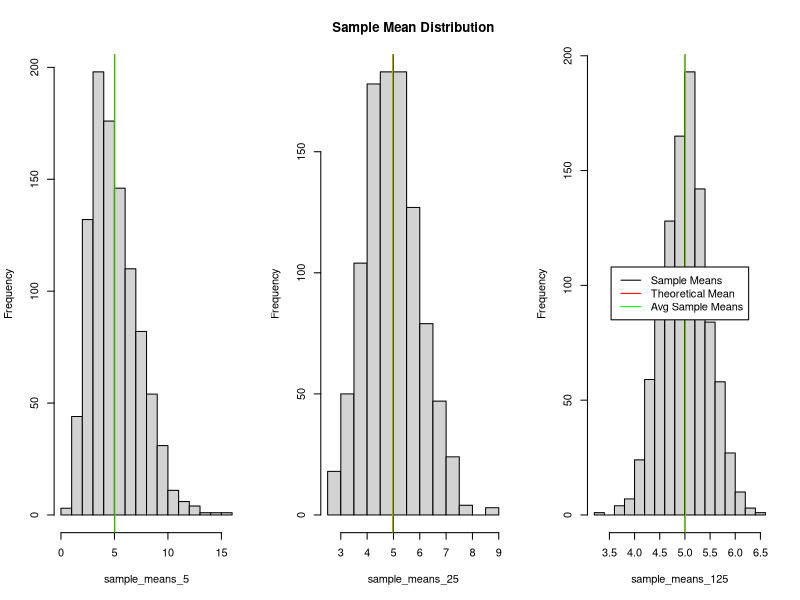
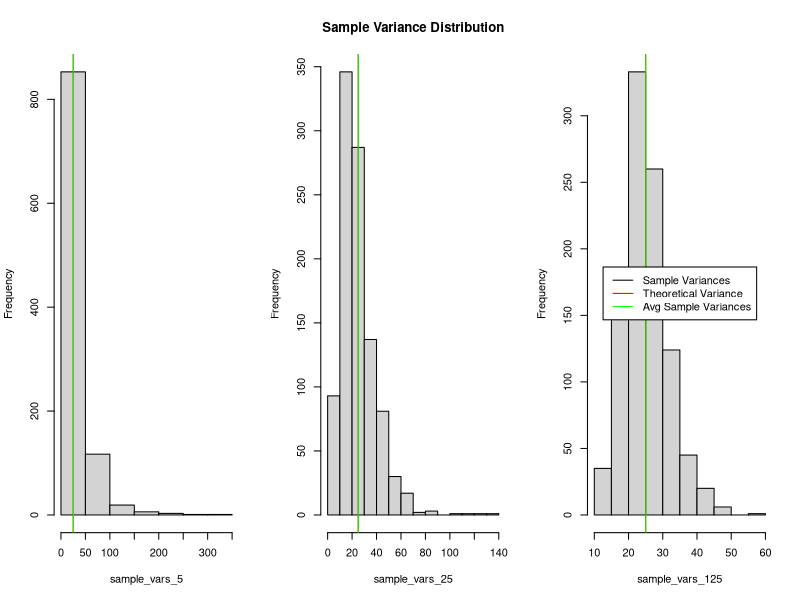
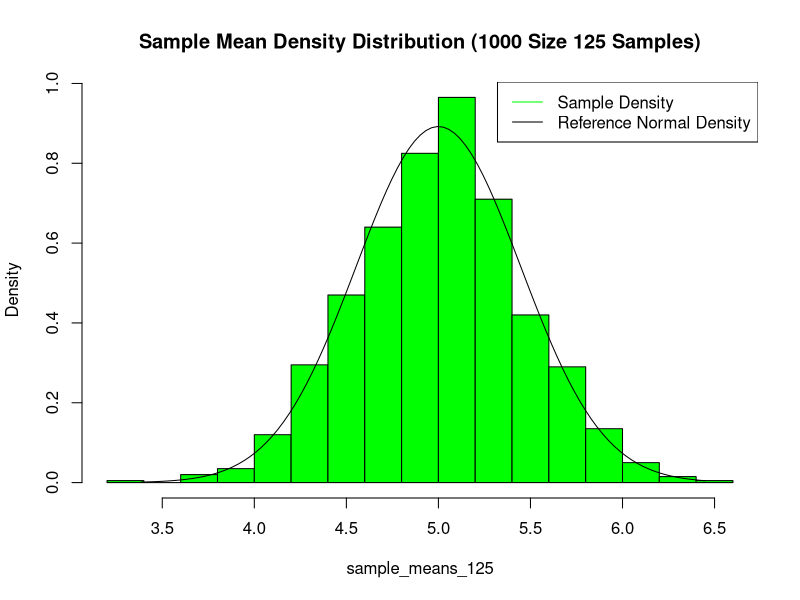
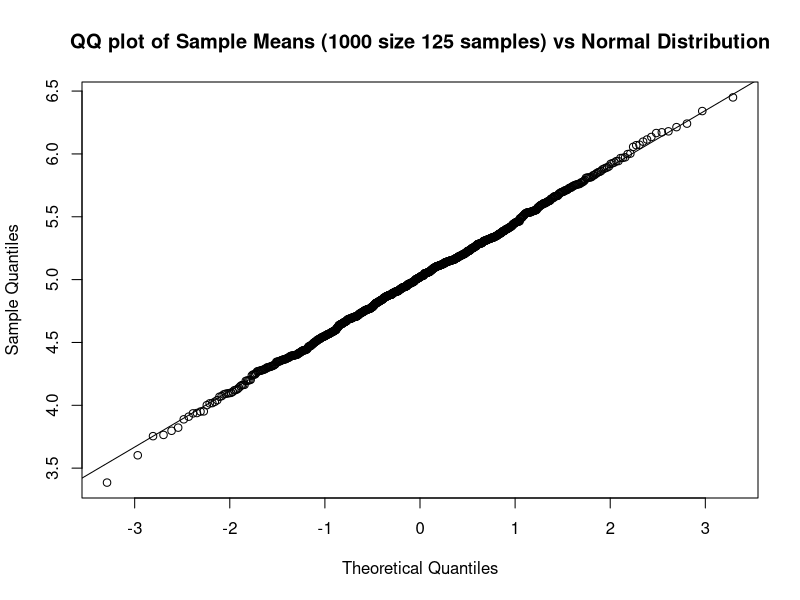

R code for these plots, in order:
## ---- chunk 1
knitr::opts_chunk$set(echo = TRUE, tidy = FALSE)
## ---- chunk 2
lambda <- 0.2
## ---- chunk 3

n <- 5

# Setting fixed seed first for reproducibility.
set.seed(123)

samples_5 <- matrix(data = rexp(n*1000, rate = lambda), nrow = n, ncol = 1000)

set.seed(321)
samples_25 <- matrix(data = rexp(n^2*1000, rate = lambda), nrow = n^2, ncol = 1000)

set.seed(132)
samples_125 <- matrix(data = rexp(n^3*1000, rate = lambda), nrow = n^3, ncol = 1000)
## ---- chunk 4

sample_means_5 <- apply(samples_5, 2, mean)
sample_vars_5 <- apply(samples_5, 2, var)

sample_means_25 <- apply(samples_25, 2, mean)
sample_vars_25 <- apply(samples_25, 2, var)

sample_means_125 <- apply(samples_125, 2, mean)
sample_vars_125 <- apply(samples_125, 2, var)
## ---- chunk 5
mean_t <- 1/lambda
var_t <- 1/lambda^2
## ---- chunk 6
par(mfrow = c(1,3))
hist(sample_means_5, main = '')
abline(v = mean_t, col = 'red')
mean_5 <- mean(sample_means_5)
abline(v = mean_5, col = 'green')

hist(sample_means_25, main = 'Sample Mean Distribution')
abline(v = mean_t, col = 'red')
mean_25 <- mean(sample_means_25)
abline(v = mean_25, col = 'green')

hist(sample_means_125, main = '')
abline(v = mean_t, col = 'red')
mean_125 <- mean(sample_means_125)
abline(v = mean_125, col = 'green')
legend('center', c('Sample Means', 'Theoretical Mean', 'Avg Sample Means'), 
       lty = c(1,1,1), col = c('black', 'red', 'green'), bg = 'white')
## ---- chunk 7
par(mfrow = c(1,3))
hist(sample_vars_5, main = '')
abline(v = var_t, col = 'red')
var_5 <- mean(sample_vars_5)
abline(v = var_5, col = 'green')

hist(sample_vars_25, main = 'Sample Variance Distribution')
abline(v = var_t, col = 'red')
var_25 <- mean(sample_vars_25)
abline(v = var_25, col = 'green')

hist(sample_vars_125, main = '')
abline(v = var_t, col = 'red')
var_125 <- mean(sample_vars_125)
abline(v = var_125, col = 'green')
legend('center', c('Sample Variances', 'Theoretical Variance', 'Avg Sample Variances'), 
       lty = c(1,1,1), col = c('black', 'red', 'green'), bg = 'white')
## ---- chunk 8
# creating reference normal distribution
x = seq(from = min(sample_means_125), to = max(sample_means_125), length.out = 100)
ref_means = dnorm(x, mean = mean_t, sd = sqrt(var_t/125))

par(mfrow = c(1, 1))

hist(sample_means_125, breaks = 20, prob = TRUE, 
     main = 'Sample Mean Density Distribution (1000 Size 125 Samples)', col = 'green')
lines(x, ref_means)
legend('topright', c('Sample Density', 'Reference Normal Density'), lty = c(1, 1), 
       col = c('green', 'black'))

## ---- chunk 9
qqnorm(sample_means_125, 
       main = 'QQ plot of Sample Means (1000 size 125 samples) vs Normal Distribution')
qqline(sample_means_125)
